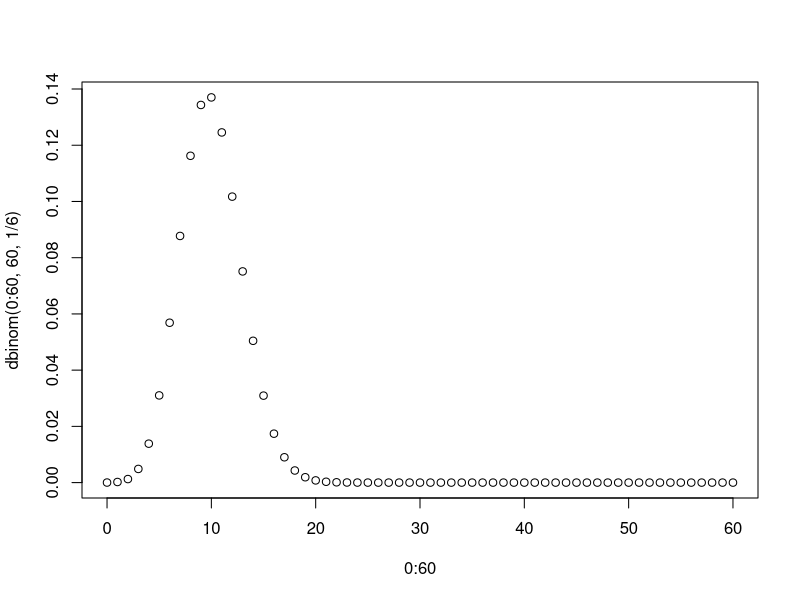
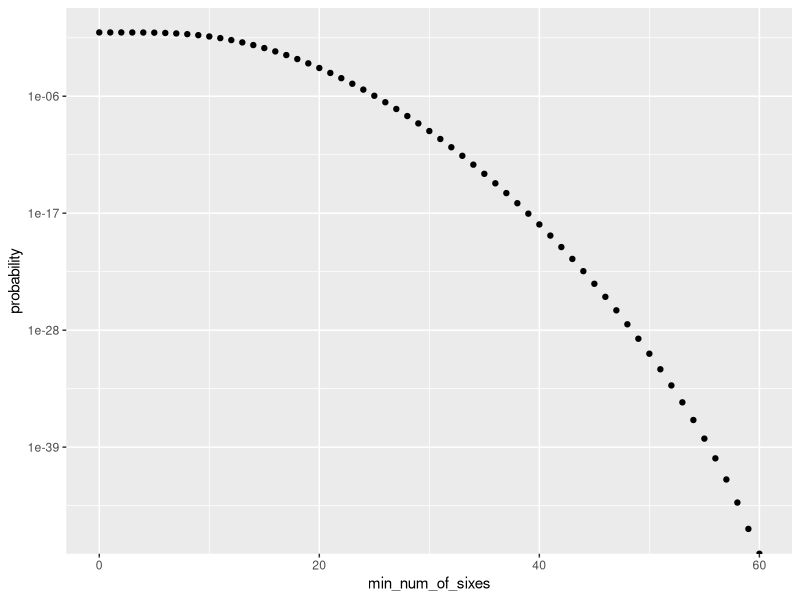
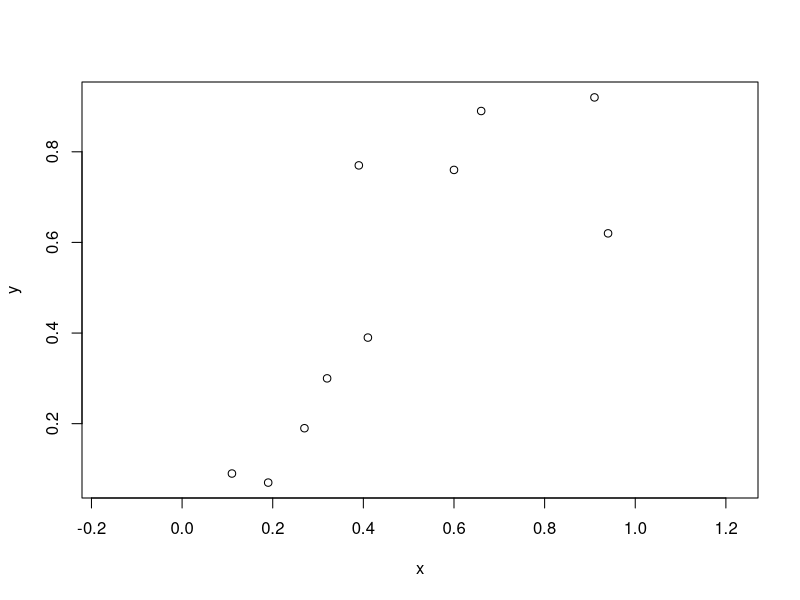
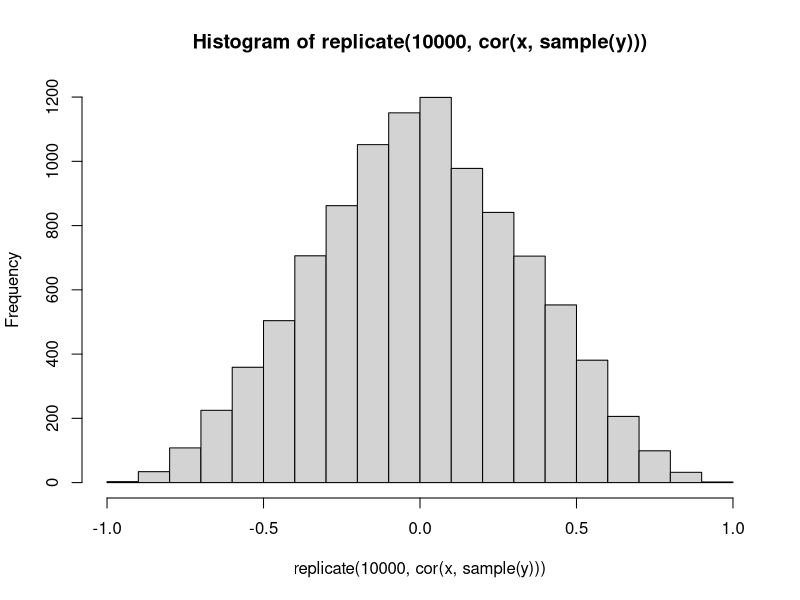

These charts were generated, in order, by the following R code:
## ---- chunk 1
set.seed(12345)
## ---- chunk 2
cups <- c( "T", "T", "T", "T", "M", "M", "M", "M" )
## ---- chunk 3
sample( cups )
## ---- chunk 4
sample( cups )
sample( cups )
## ---- chunk 5
s <- sample( cups, 4 )
s
## ---- chunk 6
sum( s == "T" )
## ---- chunk 7
sum( s == "T" ) >= 3
## ---- chunk 8
replicate( 100, 
   sum( sample( cups, 4 ) == "T" ) >= 3 )
## ---- chunk 9
mean( replicate( 10000, sum( sample( cups, 4 ) == "T" ) >= 3 ) )
## ---- chunk 10
mean( replicate( 10000, sum( sample( cups, 4 ) == "T" ) >= 3 ) )
## ---- chunk 11
mean( replicate( 10000, sum( sample( cups, 4 ) == "T" ) == 4 ) )
## ---- chunk 12
sapply( unique( combinat::permn( cups ) ), paste, collapse=" " )
## ---- chunk 13
1/70
## ---- chunk 14
17/70
## ---- chunk 15
16/70
dhyper( 3, 4, 4, 4 )
## ---- chunk 16
m <- rbind( c(3,1), c(1,3) )
m
## ---- chunk 17
fisher.test( m, alternative = "greater" )
## ---- chunk 18
dbinom( 15, 60, 1/6 )
## ---- chunk 19
0:60
## ---- chunk 20
dbinom( 0:60, 60, 1/6 )
## ---- chunk 21
plot( 
   x = 0:60, 
   y = dbinom( 0:60, 60, 1/6 ) )
## ---- chunk 22
sum( dbinom( 15:60, 60, 1/6 ) )
## ---- chunk 23
1 - pbinom( 14, 60, 1/6 )
## ---- chunk 24
mean( replicate( 100000, sum( sample( 1:6, 60, replace=TRUE ) == 6 ) >= 15 ) )
## ---- chunk 25
sample( 1:6, 60, replace=TRUE )
## ---- chunk 26
sum( sample( 1:6, 60, replace=TRUE ) == 6 )
## ---- chunk 27
replicate( 100, sum( sample( 1:6, 60, replace=TRUE ) == 6 ) )
## ---- chunk 28
mean( replicate( 10000, sum( sample( 1:6, 60, replace=TRUE ) == 6 ) >= 15 ) )
## ---- chunk 29
sum( dbinom( 15:60, 60, 1/6 ) )
## ---- chunk 30
binom.test( 15, 60, 1/6, alternative = "greater" )
## ---- chunk 31
sum( dbinom( 25:60, 60, 1/6 ) )
## ---- chunk 32
library(tidyverse)
## ---- chunk 33
tibble( min_num_of_sixes = 0:60 ) %>%
   mutate( probability = pbinom( min_num_of_sixes, 60, 1/6, lower.tail=FALSE ) ) %>%
ggplot() +
   geom_point( aes( x = min_num_of_sixes, y = probability) ) + 
   scale_y_log10()
## ---- chunk 34
x <- c(0.32, 0.39, 0.11, 0.6, 0.94, 0.27, 0.19, 0.66, 0.91, 0.41)
y <- c(0.3, 0.77, 0.09, 0.76, 0.62, 0.19, 0.07, 0.89, 0.92, 0.39)
## ---- chunk 35
plot( x, y, asp=1 )
## ---- chunk 36
cor( x, y )
## ---- chunk 37
cor( x, sample(y) )
## ---- chunk 38
hist( replicate( 10000, cor( x, sample(y) ) ) )
## ---- chunk 39
mean( abs( replicate( 10000, cor( x, sample(y) ) ) ) > cor( x, y ) )
## ---- chunk 40
cor.test( x, y )
